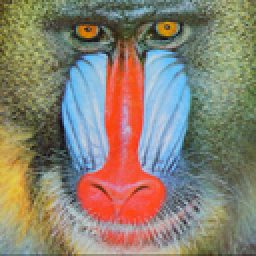
%> input picture Test_data/baboon.bmp, 128 x 128 px, shrunk from 256 x 256 before the run (shown 2 times larger)
$ octave Demo_Tucker_ARE.m   (GNU Octave 9; MATLAB toolbox functions it lacks are replaced by stand-ins)
%> lines starting %> are read from the running program, lines starting %| are printed output that depends on the picture
### Functions/Fold.m
function W = Fold(W, dim, i)
        dim = circshift(dim, [1-i, 1-i]);
        W = shiftdim(reshape(W, dim), length(dim)+1-i);
end

### Demo_Tucker_ARE.m
clc;
clear; close all;
addpath('Test_data/','Functions/');
addpath(genpath('Tucker/'));
rand('seed',60);
randn('seed',60);

% Image selection
fig={'baboon'};
% Sampling ratio set
SR_set=[0.1 0.2 0.3];

for i=1:3
    fig1=fig{1};
    imgfile1 = strcat('Test_data/',fig1,'.bmp');
    X = double(imread(imgfile1));
    X1 = X;
    dim = size(X1);
%> dim = [128 128 3]
    % Generate known data
    SR = SR_set(i);
    P = round(SR*prod(dim));
%> P = 4915
    known = randsample(prod(dim),P);
    [known,~] = sort(known);
%> known = 4915 values from 6 to 49136
    % Observation
    data = X1(known);
%> data = 4915 values, max 255 at index 4309, min 10 at index 3808, mean 127.9

    %Tucker
    %TMac-rank_inc strategy
    disp('begining TMac');
    opts.alpha_adj = 0;
    opts.rank_adj = 1*ones(1,3);
    opts.rank_min = [1 1 1];
    opts.rank_max = [100,100,3];
    EstCoreNway = [5 5 1];
    Ntucker = 3;
    coNway = zeros(1,Ntucker);
    Nwaytucker = [256,256,3];
    for n = 1:Ntucker
        coNway(n) = prod(Nwaytucker)/Nwaytucker(n);
    end
    for m = 1:3
        X0{m} = randn(Nwaytucker(m),EstCoreNway(m));
        Y0{m} = randn(EstCoreNway(m),coNway(m));
    end
    opts.X0 = X0; opts.Y0 = Y0;
    [X_inc,Y_inc,Out_inc] = TMac(data,known,Nwaytucker,EstCoreNway,opts);
%> X_inc = 3 items; Y_inc = 3 items; Out_inc = {iter 500, alpha [0.333 0.333 0.333]}
    Mrec = zeros(Nwaytucker);
    for m = 1:Ntucker
        Mrec = Mrec+Out_inc.alpha(m)*Fold(X_inc{m}*Y_inc{m},Nwaytucker,m);
    end
%> this loop made 3 passes
%> pass 1, in Fold, `W = shiftdim(reshape(W, dim), length(dim)+1-i);`:
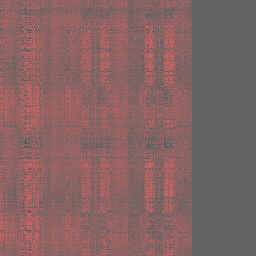
%> W: size 256x256x3 double; mean R, G, B 84.2, 0, 0; drawn with min black and max white
%> (the run ends here)
